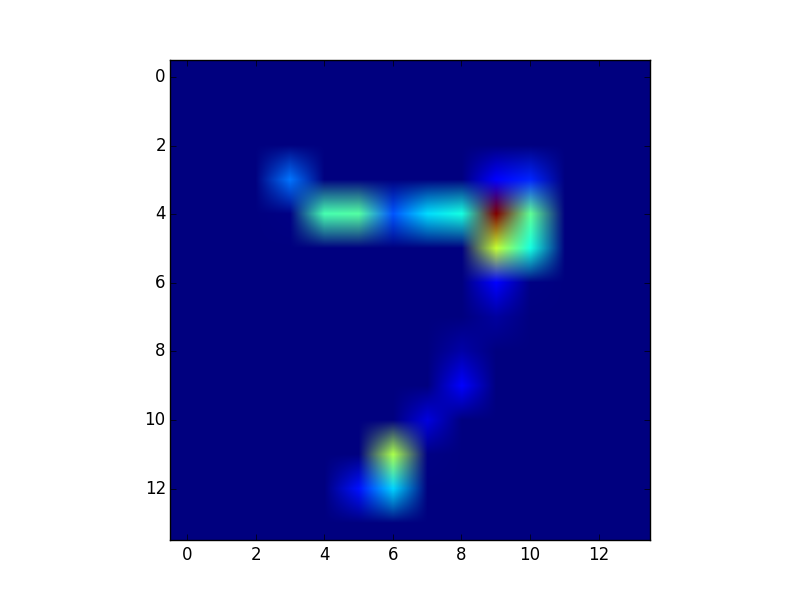
#> input picture images/conv1-0.png, 800 x 600 px; its folder holds 4 pictures in this run
$ python combine_images.py
#> lines starting #> are read from the running program, lines starting #| are printed output that depends on the picture
import PIL.Image as Image
import sys

try:
	epoch = sys.argv[1]
except:
	epoch = 10
imagesdir = "images/epoch_" + str(epoch) +"/"

w = 800
h = 600

conv1_combined = Image.new("RGB", (8*w, 4*h))
#> conv1_combined: PIL image 6400x2400 RGB; every value is 0
name = "conv1"
cw = 0
ch = 0
for i in range(32):
	cur_imgfn = imagesdir + name + "-" + str(i) + ".png"
	f = open(cur_imgfn, "rb")
	im = Image.open(f)
#> im is the input picture: PIL image 800x600 RGBA; mean R, G, B, A 133.4, 137.6, 195.5, 255
	im.load()
	f.close()
	conv1_combined.paste(im, (cw, ch))
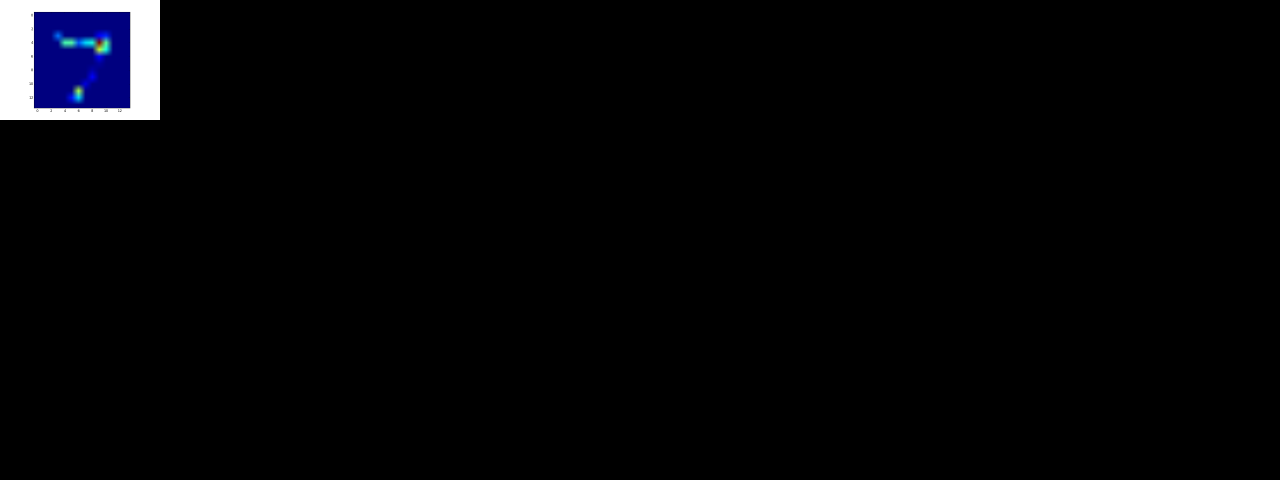
#> conv1_combined: PIL image 6400x2400 RGB (shown at 1/5 size); mean R, G, B 4.2, 4.3, 6.1
	cw += w
	if (i+1) % 8 == 0:
		cw = 0
		ch += h
#> pass 2 of the loop `for i in range(32):`:
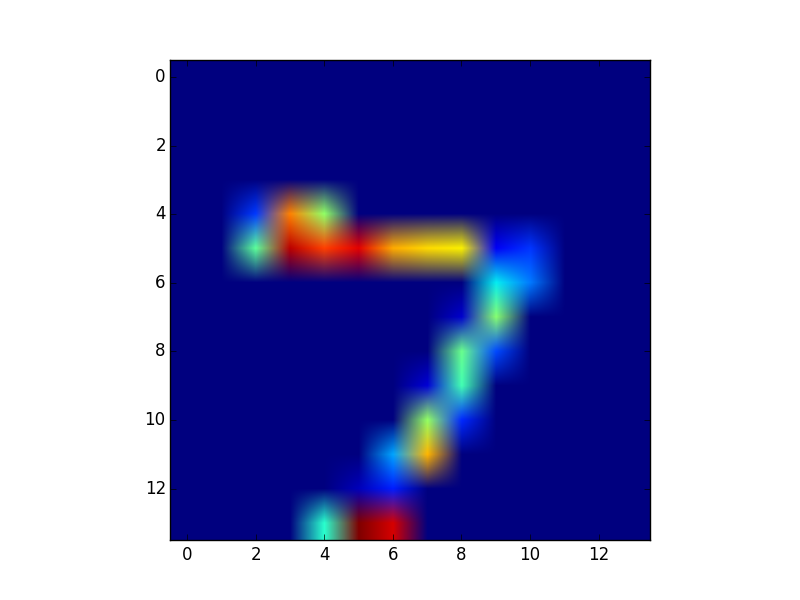
#> input picture images/conv1-1.png, 800 x 600 px
#> im is the input picture: PIL image 800x600 RGBA; mean R, G, B, A 138.9, 140.2, 192.5, 255
#> `conv1_combined.paste(im, (cw, ch))`:
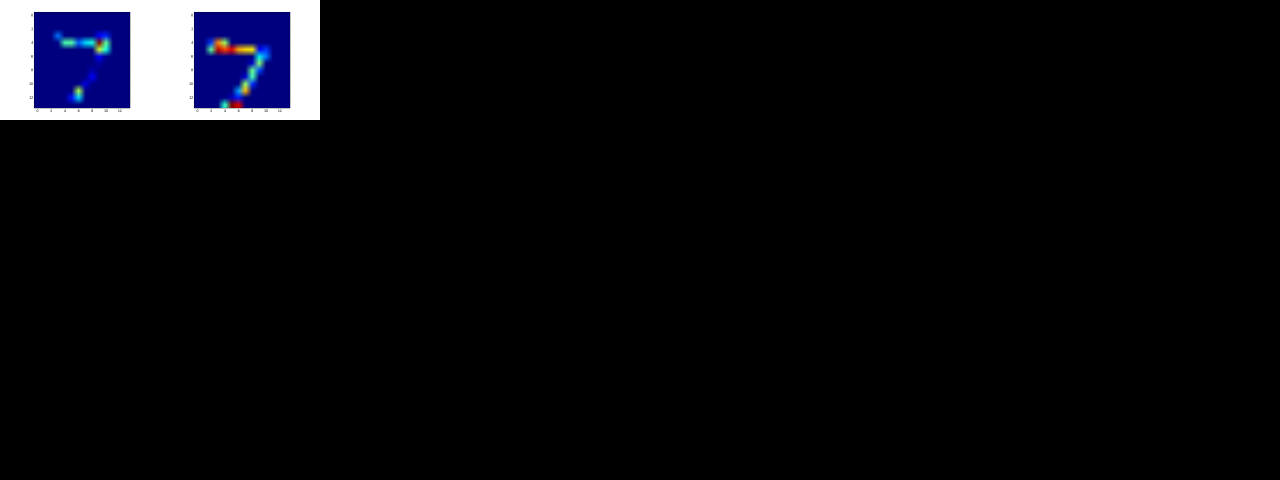
#> conv1_combined: PIL image 6400x2400 RGB (shown at 1/5 size); mean R, G, B 8.5, 8.7, 12.1
#> (the run stopped early here; a loop or call above may not have finished)
